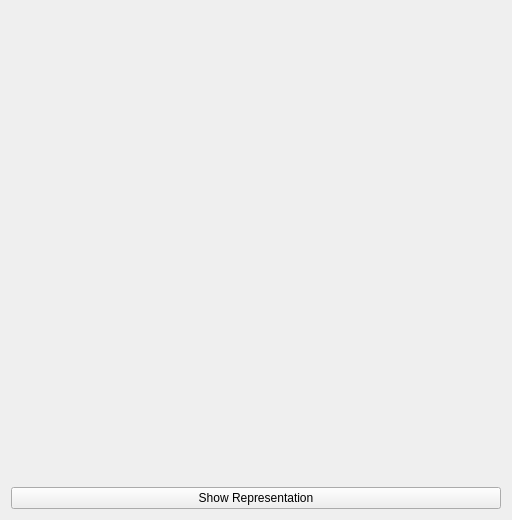
<?xml version="1.0" encoding="UTF-8"?>
<ui version="4.0">
 <class>Form</class>
 <widget class="QWidget" name="Form">
  <property name="geometry">
   <rect>
    <x>0</x>
    <y>0</y>
    <width>512</width>
    <height>520</height>
   </rect>
  </property>
  <property name="windowTitle">
   <string>Live</string>
  </property>
  <property name="windowIcon">
   <iconset>
    <normaloff>../../images/favicon.ico</normaloff>../../images/favicon.ico</iconset>
  </property>
  <layout class="QVBoxLayout" name="verticalLayout">
   <item>
    <widget class="QWidget" name="widget" native="true">
     <layout class="QGridLayout" name="gridLayout_2"/>
    </widget>
   </item>
   <item>
    <widget class="QPushButton" name="pushButton">
     <property name="text">
      <string>Show Representation</string>
     </property>
    </widget>
   </item>
  </layout>
 </widget>
 <resources/>
 <connections>
  <connection>
   <sender>pushButton</sender>
   <signal>clicked()</signal>
   <receiver>Form</receiver>
   <slot>showRepresentation()</slot>
   <hints>
    <hint type="sourcelabel">
     <x>136</x>
     <y>273</y>
    </hint>
    <hint type="destinationlabel">
     <x>153</x>
     <y>264</y>
    </hint>
   </hints>
  </connection>
 </connections>
 <slots>
  <slot>showRepresentation()</slot>
 </slots>
</ui>
